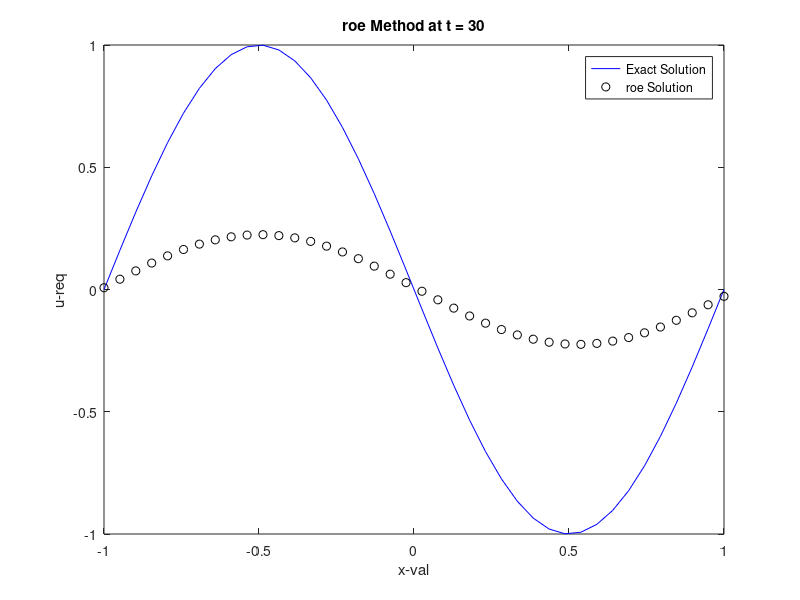

This figure's MATLAB source: (Note: this script raises an error after producing the figure.)
% MTL 712 

% ASSIGNMENT 02 - Part01 - roe Method

eps = 0.0001;

function [] = roe(x_init, x_final, x_parts, lambda, t_init, t_req, init_cond, exact_soln, f, f_dash)
    % Grid spacing
    delta_x = (x_final - x_init) / x_parts;
    delta_t = lambda * delta_x;
    t_parts = ceil((t_req - t_init) / delta_t); % Ensuring integer time steps

    % Spatial grid
    x = linspace(x_init, x_final, x_parts);
    
    % Initial conditions
    u = init_cond;
    f_u = zeros(1, x_parts); % Ensure f_u is a column vector
    for i = 1:x_parts
        f_u(i) = f(u(i));
    end

    f_dash_u = zeros(1, x_parts);
    for i = 1:x_parts
        f_dash_u(i) = f_dash(u(i));
    end

    % Time-stepping using the roe method
    for n = 1:t_parts
        u_new = zeros(size(init_cond));
        for i = 2:x_parts-1
            % Calculate c_plus and c_minus using the roe method
            if u(i) ~= u(i+1)
                a_plus = (f_u(i+1) - f_u(i)) / (u(i+1) - u(i));
            else
                a_plus = f_dash_u(i); % No change if u(i) == u(i+1)
            end
            a_plus = abs(a_plus);

            if u(i) ~= u(i-1)
                a_minus = (f_u(i) - f_u(i-1)) / (u(i) - u(i-1));
            else
                a_minus = f_dash_u(i-1); % No change if u(i) == u(i-1)
            end
            a_minus = abs(a_minus);

            u_new(i) = u(i) - 0.5 * lambda * (f_u(i+1) - f_u(i-1)) + 0.5 * lambda * (a_plus * (u(i+1) - u(i)) - a_minus * (u(i) - u(i-1)));
        end

        % Periodic boundary conditions:
        if u(1) ~= u(2)
            a_plus = abs((f_u(2) - f_u(1)) / (u(2) - u(1)));
        else
            a_plus = abs(f_dash_u(1)); % No change if u(i) == u(i+1)
        end

        if u(1) ~= u(x_parts)
            a_minus = abs((f_u(1) - f_u(x_parts)) / (u(1) - u(x_parts)));
        else
            a_minus = abs(f_dash_u(x_parts)); % No change if u(i) == u(i-1)
        end

        u_new(1) = u(1) - 0.5 * lambda * (f_u(2) - f_u(x_parts)) + 0.5 * lambda * (a_plus * (u(2) - u(1)) - a_minus * (u(1) - u(x_parts)));

        if u(x_parts) ~= u(1)
            a_plus = abs((f_u(1) - f_u(x_parts)) / (u(1) - u(x_parts)));
        else
            a_plus = abs(f_dash_u(x_parts)); % No change if u(i) == u(i+1)
        end

        if u(x_parts) ~= u(x_parts-1)
            a_minus = abs((f_u(x_parts) - f_u(x_parts-1)) / (u(x_parts) - u(x_parts-1)));
        else
            a_minus = abs(f_dash_u(x_parts-1)); % No change if u(i) == u(i-1)
        end

        u_new(x_parts) = u(x_parts) - 0.5 * lambda * (f_u(1) - f_u(x_parts-1)) + 0.5 * lambda * (a_plus * (u(1) - u(x_parts)) - a_minus * (u(x_parts) - u(x_parts-1)));

        % Update the solution and f_u
        u = u_new;

        for i = 1:x_parts
            f_u(i) = f(u(i));
        end

        for i = 1:x_parts
            f_dash_u(i) = f_dash(u(i));
        end
    end

    % Generate required plots:
    figure;
    plot(x, exact_soln, 'b-'); % Plot Exact Solution in blue
    hold on;
    plot(x, u, 'ko'); % Plot Numerical Solution with black circles
    title(sprintf('roe Method at t = %d', t_req)); % Corrected method name
    xlabel('x-val');
    ylabel('u-req');
    legend('Exact Solution', 'roe Solution'); % Updated legend
    
    % Optionally disable the grid
    grid off;
    
    % Optionally hide the x-axis and its ticks
    ax = gca;
    ax.XColor = 'none'; % Hide x-axis line
    ax.XTick = [];      % Remove x-axis ticks
    
    hold off;
end

% Test Case - 01

x_init = -1;
x_final = 1; 
x_parts = 40; 
lambda = 0.8; 
t_init = 0;
t_req = 30;

x = linspace(x_init, x_final, x_parts);
init_cond = -sin(pi*x); 

exact_soln = init_cond;
f = @(x) x;
f_dash = @(x) 1;
 
roe(x_init, x_final, x_parts, lambda, t_init, t_req, init_cond, exact_soln,f, f_dash)


% Test Case - 02

x_init = -1;
x_final = 1; 
x_parts = 40; 
lambda = 0.8; 
t_init = 0;
t_req = 4;

x = linspace(x_init, x_final, x_parts);
init_cond = zeros(1,x_parts);
for i = 1:x_parts
    if abs(x(i)) < 1/3
        init_cond(i) = 1;
    else
        init_cond(i) = 0;
    end
end

exact_soln = init_cond;
f = @(x) x;
f_dash = @(x) 1;

roe(x_init, x_final, x_parts, lambda, t_init, t_req, init_cond, exact_soln, f, f_dash)



% Test Case - 03

x_init = -1;
x_final = 1; 
x_parts = 600; 
lambda = 0.8; 
t_init = 0;
t_req_1 = 4;
t_req_2 = 40;

x = linspace(x_init, x_final, x_parts);
init_cond = zeros(1,x_parts);
for i = 1:x_parts
    if abs(x(i)) < 1/3
        init_cond(i) = 1;
    else
        init_cond(i) = 0;
    end
end

exact_soln = init_cond;
f = @(x) x;
f_dash = @(x) 1;

roe(x_init, x_final, x_parts, lambda, t_init, t_req_1, init_cond, exact_soln, f, f_dash)
hold on;
roe(x_init, x_final, x_parts, lambda, t_init, t_req_2, init_cond, exact_soln, f, f_dash)




% Test Case - 04

x_init = -1;
x_final = 1; 
x_parts = 40; 
lambda = 0.8; 
t_init = 0;
t_req = 0.6;


x = linspace(x_init, x_final, x_parts);
init_cond = zeros(1,x_parts);
for i = 1:x_parts
    if abs(x(i)) < 1/3
        init_cond(i) = 1;
    else
        init_cond(i) = 0;
    end
end

exact_soln = zeros(1,x_parts);
for i = 1:x_parts
    if x(i) > -1/3 && x(i) < -1/3 + t_req
        exact_soln(i) = (x(i) + 1/3)/t_req;
    elseif x(i) < 1/3 + t_req/2 && x(i) > -1/3 + t_req
        exact_soln(i) = 1;
    end
end
        

f = @(x) x^2/2;
f_dash = @(x) x;

roe(x_init, x_final, x_parts, lambda, t_init, t_req, init_cond, exact_soln, f, f_dash)


% Test Case - 05

x_init = -1;
x_final = 1; 
x_parts = 40; 
lambda = 0.8; 
t_init = 0;
t_req = 0.3;


x = linspace(x_init, x_final, x_parts);
init_cond = zeros(1,x_parts);
for i = 1:x_parts
    if abs(x(i)) < 1/3
        init_cond(i) = 1;
    else
        init_cond(i) = -1;
    end
end

exact_soln = zeros(1,x_parts);
for i = 1:x_parts
    if x(i) < -1/3 - t_req
        exact_soln(i) = -1;
    elseif x(i) > -1/3 - t_req && x(i) < -1/3 + t_req
        exact_soln(i) = -1 + (x(i) + 1/3 + t_req)/t_req;
    elseif x(i) < 1/3 && x(i) > -1/3 + t_req
        exact_soln(i) = 1;
    else
        exact_soln(i) = -1;
    end
end
        

f = @(x) x^2/2;
f_dash = @(x) x;

roe(x_init, x_final, x_parts, lambda, t_init, t_req, init_cond, exact_soln, f, f_dash)
